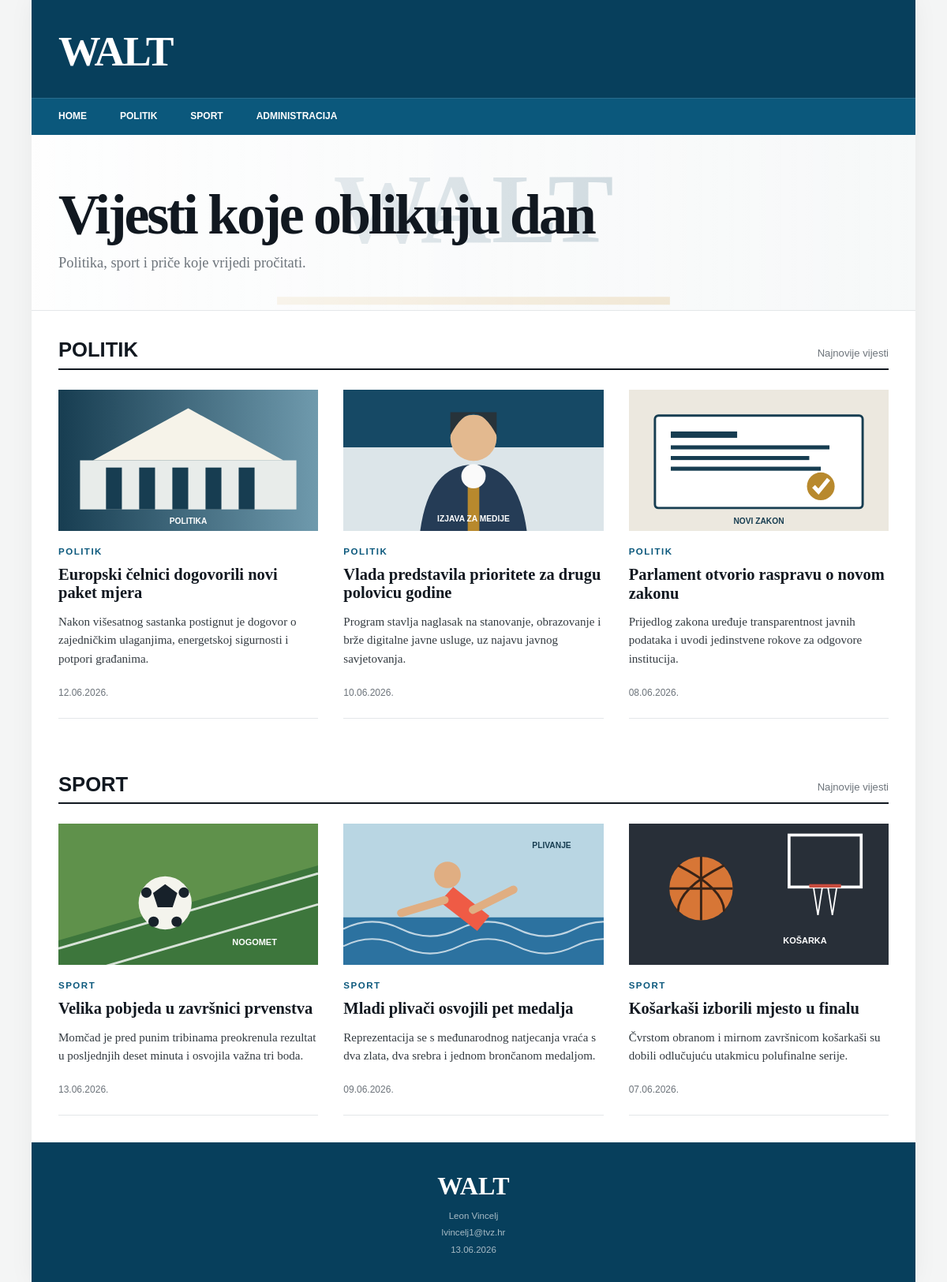
The page / on the database its author committed.
### tables this page shows
CREATE TABLE articles (
    id INT UNSIGNED AUTO_INCREMENT PRIMARY KEY,
    title VARCHAR(180) NOT NULL,
    summary VARCHAR(500) NOT NULL,
    content TEXT NOT NULL,
    category ENUM('politika', 'sport') NOT NULL,
    image VARCHAR(255) NOT NULL,
    published_at DATE NOT NULL,
    show_on_homepage TINYINT(1) NOT NULL DEFAULT 1,
    created_at TIMESTAMP DEFAULT CURRENT_TIMESTAMP,
    updated_at TIMESTAMP DEFAULT CURRENT_TIMESTAMP ON UPDATE CURRENT_TIMESTAMP,
    INDEX idx_home_category_date (show_on_homepage, category, published_at)
);

### functions.php (called while the page is built, shortened)
<?php
function e(?string $value): string
{
    return htmlspecialchars($value ?? '', ENT_QUOTES, 'UTF-8');
}
function format_date(string $date): string
{
    return date('d.m.Y.', strtotime($date));
}
function category_label(string $category): string
{
    return $category === 'sport' ? 'SPORT' : 'POLITIK';
}
function image_url(?string $image): string
{
    $image = $image ?: 'images/placeholder.svg';
    return e($image);
}

### auth.php (called while the page is built, shortened)
<?php
require_once __DIR__ . '/functions.php';
function is_logged_in(): bool
{
    return isset($_SESSION['user_id']);
}
function is_admin(): bool
{
    return is_logged_in() && ($_SESSION['role'] ?? '') === 'admin';
}

### db.php (called while the page is built, shortened)
<?php
function db(): mysqli
{
    static $connection = null;
    if ($connection === null) {
        try {
            $connection = new mysqli(DB_HOST, DB_USER, DB_PASS, DB_NAME);
            $connection->set_charset('utf8mb4');
        } catch (mysqli_sql_exception $exception) {
            http_response_code(500);
            exit('Povezivanje s bazom nije uspjelo. Provjerite config.php i import baze.');
        }
    }
    return $connection;
}

### includes/article-card.php (the view)
<article class="article-card">
    <a href="clanak.php?id=<?= (int) $article['id'] ?>" class="card-image-link">
        <img src="<?= image_url($article['image']) ?>" alt="<?= e($article['title']) ?>">
    </a>
    <p class="category"><?= e(category_label($article['category'])) ?></p>
    <h3><a href="clanak.php?id=<?= (int) $article['id'] ?>"><?= e($article['title']) ?></a></h3>
    <p class="summary"><?= e($article['summary']) ?></p>
    <div class="card-meta">
        <time datetime="<?= e($article['published_at']) ?>"><?= e(format_date($article['published_at'])) ?></time>
    </div>
</article>

### includes/header.php (shortened to what this page needs)
<?php
require_once __DIR__ . '/../auth.php';
?>
<!DOCTYPE html>
<html lang="hr">
<head>
    <link rel="stylesheet" href="css/style.css">
</head>
<body>
<div class="site-shell">
    <header class="site-header">
        <a class="logo" href="index.php"><?= e(SITE_NAME) ?></a>
        <nav class="main-nav" aria-label="Glavna navigacija">
            <a href="index.php">HOME</a>
            <a href="index.php#politika">POLITIK</a>
            <a href="index.php#sport">SPORT</a>
            <a href="<?= is_admin() ? 'admin.php' : 'login.php' ?>">ADMINISTRACIJA</a>
        </nav>
    </header>
    <main>

### index.php (shortened to what this page needs)
<?php
require_once __DIR__ . '/db.php';
require_once __DIR__ . '/functions.php';
$statement = db()->prepare(
    'SELECT id, title, summary, category, image, published_at
     FROM articles
     WHERE show_on_homepage = 1 AND category = ?
     ORDER BY published_at DESC, id DESC
     LIMIT 3'
);
$articlesByCategory = [];
foreach (['politika', 'sport'] as $category) {
    $statement->bind_param('s', $category);
    $statement->execute();
    $articlesByCategory[$category] = $statement->get_result()->fetch_all(MYSQLI_ASSOC);
}
require __DIR__ . '/includes/header.php';
?>
<section class="hero">
    <h1>Vijesti koje oblikuju dan</h1>
    <p>Politika, sport i priče koje vrijedi pročitati.</p>
</section>
<?php foreach (['politika', 'sport'] as $category): ?>
    <section class="news-section" id="<?= e($category) ?>">
        <div class="section-heading">
            <h2><?= e(category_label($category)) ?></h2>
            <span>Najnovije vijesti</span>
        </div>
        <?php if ($articlesByCategory[$category]): ?>
            <div class="article-grid">
                <?php foreach ($articlesByCategory[$category] as $article): ?>
                    <?php require __DIR__ . '/includes/article-card.php'; ?>
                <?php endforeach; ?>
            </div>
        <?php else: ?>
            <p class="empty-state">Trenutno nema objavljenih članaka u ovoj kategoriji.</p>
        <?php endif; ?>
    </section>
<?php endforeach; ?>
<?php require __DIR__ . '/includes/footer.php'; ?>

### includes/footer.php
    </main>
    <footer class="site-footer">
        <a class="footer-logo" href="index.php"><?= e(SITE_NAME) ?></a>
        <p>Leon Vincelj</p>
        <p>lvincelj1@tvz.hr</p>
        <p>13.06.2026</p>
    </footer>
</div>
</body>
</html>

### css/style.css (style rules this page uses)
:root { --navy: #073f5c; --navy-light: #0b587c; --ink: #111820; --muted: #6d747b; --line: #e4e7e9; --paper: #ffffff; --background: #f4f5f5; --accent: #b8892d; --danger: #a02c2c; --success: #236b42; }
* { box-sizing: border-box; }
html { scroll-behavior: smooth; }
body { margin: 0; color: var(--ink); background: var(--background); font-family: Arial, Helvetica, sans-serif; line-height: 1.55; }
a { color: inherit; text-decoration: none; }
img { display: block; max-width: 100%; }
.site-shell { width: min(1120px, 100%); min-height: 100vh; margin: 0 auto; background: var(--paper); box-shadow: 0 0 30px rgb(0 0 0 / 5%); }
.site-header { color: #fff; background: var(--navy); }
.logo { display: block; padding: 24px 34px 17px; font-family: Georgia, "Times New Roman", serif; font-size: clamp(2rem, 5vw, 3.35rem); font-weight: 700; letter-spacing: -0.04em; }
.main-nav { display: flex; flex-wrap: wrap; gap: 0; padding: 0 34px; border-top: 1px solid rgb(255 255 255 / 12%); background: var(--navy-light); }
.main-nav a { padding: 13px 20px 11px 0; margin-right: 22px; border-bottom: 3px solid transparent; font-size: 0.75rem; font-weight: 700; }
.hero { padding: 64px 34px 46px; border-bottom: 1px solid var(--line); background: linear-gradient(90deg, rgb(255 255 255 / 96%), rgb(255 255 255 / 74%)), url("../images/placeholder.svg") center / cover; }
.eyebrow, .category { margin: 0 0 8px; color: var(--navy-light); font-size: 0.72rem; font-weight: 800; letter-spacing: 0.13em; }
.hero h1 { max-width: 690px; margin: 0 0 10px; font-family: Georgia, "Times New Roman", serif; font-size: clamp(2.2rem, 6vw, 4.5rem); line-height: 1.03; letter-spacing: -0.045em; }
.hero > p:last-child { margin: 0; color: var(--muted); font-family: Georgia, "Times New Roman", serif; font-size: 1.15rem; }
.news-section, .form-page, .admin-page { padding: 34px; }
.section-heading, .admin-heading { display: flex; align-items: center; justify-content: space-between; gap: 20px; margin-bottom: 25px; border-bottom: 2px solid var(--ink); }
.section-heading h1, .section-heading h2, .admin-heading h1, .admin-page h2 { margin: 0; padding-bottom: 8px; font-size: 1.6rem; line-height: 1.2; }
.section-heading span, .section-heading a { color: var(--muted); font-size: 0.82rem; }
.article-grid { display: grid; grid-template-columns: repeat(3, minmax(0, 1fr)); gap: 32px; }
.article-card { display: flex; min-width: 0; flex-direction: column; padding-bottom: 22px; border-bottom: 1px solid var(--line); }
.card-image-link { overflow: hidden; margin-bottom: 18px; background: #d7dde0; }
.article-card img { width: 100%; aspect-ratio: 16 / 8.7; object-fit: cover; transition: transform 180ms ease; }
.article-card h3 { margin: 0 0 13px; font-family: Georgia, "Times New Roman", serif; font-size: 1.28rem; line-height: 1.15; }
.summary { margin: 0 0 22px; color: #333a40; font-family: Georgia, "Times New Roman", serif; font-size: 0.94rem; }
.card-meta { display: flex; align-items: center; justify-content: space-between; gap: 12px; margin-top: auto; color: var(--muted); font-size: 0.75rem; }
.site-footer { padding: 31px 34px; color: #fff; text-align: center; background: var(--navy); }
.footer-logo { font-family: Georgia, "Times New Roman", serif; font-size: 2rem; font-weight: 700; }
.site-footer p { margin: 4px 0 0; color: rgb(255 255 255 / 65%); font-size: 0.72rem; }

### rows shown on the page
articles: image (picture), category "POLITIK", title "Europski čelnici dogovorili novi paket mjera", summary "Nakon višesatnog sastanka postignut je dogovor o zajedničkim ulaganjima, energetskoj sigurnosti i potpori građanima.", published_at "12.06.2026."
articles: image (picture), category "POLITIK", title "Vlada predstavila prioritete za drugu polovicu godine", summary "Program stavlja naglasak na stanovanje, obrazovanje i brže digitalne javne usluge, uz najavu javnog savjetovanja.", published_at "10.06.2026."
articles: image (picture), category "POLITIK", title "Parlament otvorio raspravu o novom zakonu", summary "Prijedlog zakona uređuje transparentnost javnih podataka i uvodi jedinstvene rokove za odgovore institucija.", published_at "08.06.2026."
articles: image (picture), category "SPORT", title "Velika pobjeda u završnici prvenstva", summary "Momčad je pred punim tribinama preokrenula rezultat u posljednjih deset minuta i osvojila važna tri boda.", published_at "13.06.2026."
articles: image (picture), category "SPORT", title "Mladi plivači osvojili pet medalja", summary "Reprezentacija se s međunarodnog natjecanja vraća s dva zlata, dva srebra i jednom brončanom medaljom.", published_at "09.06.2026."
articles: image (picture), category "SPORT", title "Košarkaši izborili mjesto u finalu", summary "Čvrstom obranom i mirnom završnicom košarkaši su dobili odlučujuću utakmicu polufinalne serije.", published_at "07.06.2026."

### other values the page prints
SITE_NAME "WALT"
category_label($category) "POLITIK"
category_label($category) "SPORT"
